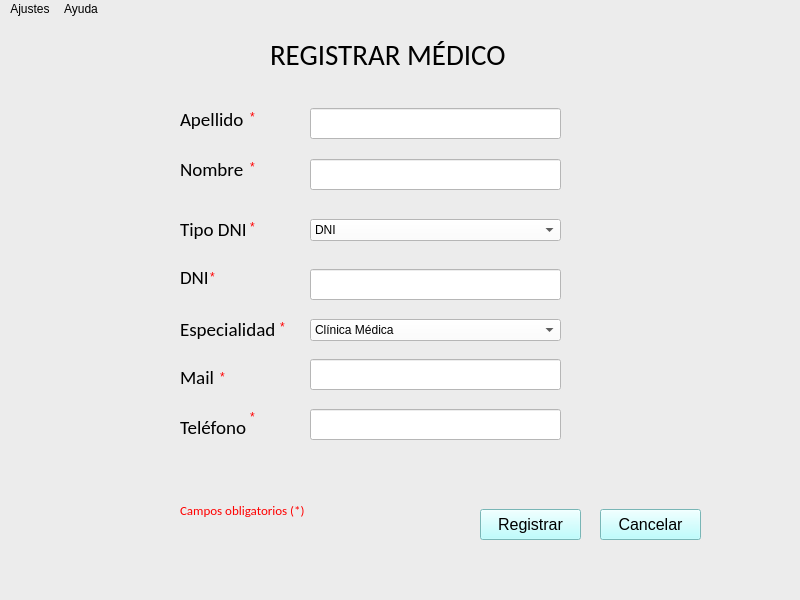
<?xml version="1.0" encoding="UTF-8"?>
<ui version="4.0">
 <class>MainWindow</class>
 <widget class="QMainWindow" name="MainWindow">
  <property name="geometry">
   <rect>
    <x>0</x>
    <y>0</y>
    <width>800</width>
    <height>600</height>
   </rect>
  </property>
  <property name="windowTitle">
   <string>MainWindow</string>
  </property>
  <property name="styleSheet">
   <string notr="true">background-color: rgb(236, 236, 236);</string>
  </property>
  <widget class="QWidget" name="centralwidget">
   <widget class="QLabel" name="label_2">
    <property name="geometry">
     <rect>
      <x>180</x>
      <y>140</y>
      <width>91</width>
      <height>20</height>
     </rect>
    </property>
    <property name="font">
     <font>
      <family>Calibri</family>
      <pointsize>14</pointsize>
     </font>
    </property>
    <property name="text">
     <string>Nombre</string>
    </property>
   </widget>
   <widget class="QLabel" name="label">
    <property name="geometry">
     <rect>
      <x>180</x>
      <y>90</y>
      <width>91</width>
      <height>21</height>
     </rect>
    </property>
    <property name="font">
     <font>
      <family>Calibri</family>
      <pointsize>14</pointsize>
     </font>
    </property>
    <property name="text">
     <string>Apellido</string>
    </property>
   </widget>
   <widget class="QLabel" name="label_3">
    <property name="geometry">
     <rect>
      <x>180</x>
      <y>250</y>
      <width>91</width>
      <height>16</height>
     </rect>
    </property>
    <property name="font">
     <font>
      <family>Calibri</family>
      <pointsize>14</pointsize>
     </font>
    </property>
    <property name="text">
     <string>DNI</string>
    </property>
   </widget>
   <widget class="QLabel" name="label_4">
    <property name="geometry">
     <rect>
      <x>180</x>
      <y>300</y>
      <width>121</width>
      <height>21</height>
     </rect>
    </property>
    <property name="font">
     <font>
      <family>Calibri</family>
      <pointsize>14</pointsize>
     </font>
    </property>
    <property name="text">
     <string>Especialidad</string>
    </property>
   </widget>
   <widget class="QLabel" name="label_5">
    <property name="geometry">
     <rect>
      <x>270</x>
      <y>20</y>
      <width>241</width>
      <height>31</height>
     </rect>
    </property>
    <property name="font">
     <font>
      <family>Calibri</family>
      <pointsize>22</pointsize>
      <underline>false</underline>
     </font>
    </property>
    <property name="text">
     <string>REGISTRAR MÉDICO</string>
    </property>
   </widget>
   <widget class="QLabel" name="label_6">
    <property name="geometry">
     <rect>
      <x>180</x>
      <y>200</y>
      <width>111</width>
      <height>21</height>
     </rect>
    </property>
    <property name="font">
     <font>
      <family>Calibri</family>
      <pointsize>14</pointsize>
     </font>
    </property>
    <property name="text">
     <string>Tipo DNI</string>
    </property>
   </widget>
   <widget class="QLabel" name="label_7">
    <property name="geometry">
     <rect>
      <x>180</x>
      <y>350</y>
      <width>121</width>
      <height>16</height>
     </rect>
    </property>
    <property name="font">
     <font>
      <family>Calibri</family>
      <pointsize>14</pointsize>
     </font>
    </property>
    <property name="text">
     <string>Mail</string>
    </property>
   </widget>
   <widget class="QPushButton" name="pushButton">
    <property name="geometry">
     <rect>
      <x>480</x>
      <y>490</y>
      <width>101</width>
      <height>31</height>
     </rect>
    </property>
    <property name="font">
     <font>
      <pointsize>12</pointsize>
     </font>
    </property>
    <property name="styleSheet">
     <string notr="true">background-color: rgb(170, 255, 255);</string>
    </property>
    <property name="text">
     <string>Registrar</string>
    </property>
   </widget>
   <widget class="QPushButton" name="pushButton_2">
    <property name="geometry">
     <rect>
      <x>600</x>
      <y>490</y>
      <width>101</width>
      <height>31</height>
     </rect>
    </property>
    <property name="font">
     <font>
      <pointsize>12</pointsize>
     </font>
    </property>
    <property name="styleSheet">
     <string notr="true">background-color: rgb(170, 255, 255);</string>
    </property>
    <property name="text">
     <string>Cancelar</string>
    </property>
   </widget>
   <widget class="QComboBox" name="comboBox">
    <property name="geometry">
     <rect>
      <x>310</x>
      <y>300</y>
      <width>251</width>
      <height>22</height>
     </rect>
    </property>
    <property name="styleSheet">
     <string notr="true">background-color: rgb(255, 255, 255);
font: 12pt &quot;Calibri&quot;;</string>
    </property>
    <item>
     <property name="text">
      <string>Clínica Médica</string>
     </property>
    </item>
    <item>
     <property name="text">
      <string>Traumatología</string>
     </property>
    </item>
    <item>
     <property name="text">
      <string>Dermatología</string>
     </property>
    </item>
    <item>
     <property name="text">
      <string>Pediatría General</string>
     </property>
    </item>
    <item>
     <property name="text">
      <string>Ginecología</string>
     </property>
    </item>
   </widget>
   <widget class="QComboBox" name="comboBox_2">
    <property name="geometry">
     <rect>
      <x>310</x>
      <y>200</y>
      <width>251</width>
      <height>22</height>
     </rect>
    </property>
    <property name="styleSheet">
     <string notr="true">background-color: rgb(255, 255, 255);
font: 12pt &quot;Calibri&quot;;</string>
    </property>
    <item>
     <property name="text">
      <string>DNI</string>
     </property>
    </item>
    <item>
     <property name="text">
      <string>Cédula Identidad</string>
     </property>
    </item>
    <item>
     <property name="text">
      <string>Pasaporte</string>
     </property>
    </item>
   </widget>
   <widget class="QLineEdit" name="lineEdit">
    <property name="geometry">
     <rect>
      <x>310</x>
      <y>89</y>
      <width>251</width>
      <height>31</height>
     </rect>
    </property>
    <property name="styleSheet">
     <string notr="true">background-color: rgb(255, 255, 255);
font: 12pt &quot;Calibri&quot;;</string>
    </property>
   </widget>
   <widget class="QLineEdit" name="lineEdit_2">
    <property name="geometry">
     <rect>
      <x>310</x>
      <y>140</y>
      <width>251</width>
      <height>31</height>
     </rect>
    </property>
    <property name="styleSheet">
     <string notr="true">background-color: rgb(255, 255, 255);
font: 12pt &quot;Calibri&quot;;</string>
    </property>
   </widget>
   <widget class="QLineEdit" name="lineEdit_3">
    <property name="geometry">
     <rect>
      <x>310</x>
      <y>250</y>
      <width>251</width>
      <height>31</height>
     </rect>
    </property>
    <property name="styleSheet">
     <string notr="true">background-color: rgb(255, 255, 255);
font: 12pt &quot;Calibri&quot;;</string>
    </property>
   </widget>
   <widget class="QLineEdit" name="lineEdit_4">
    <property name="geometry">
     <rect>
      <x>310</x>
      <y>340</y>
      <width>251</width>
      <height>31</height>
     </rect>
    </property>
    <property name="styleSheet">
     <string notr="true">background-color: rgb(255, 255, 255);
font: 12pt &quot;Calibri&quot;;</string>
    </property>
   </widget>
   <widget class="QLabel" name="label_8">
    <property name="geometry">
     <rect>
      <x>180</x>
      <y>400</y>
      <width>121</width>
      <height>16</height>
     </rect>
    </property>
    <property name="font">
     <font>
      <family>Calibri</family>
      <pointsize>14</pointsize>
     </font>
    </property>
    <property name="text">
     <string>Teléfono</string>
    </property>
   </widget>
   <widget class="QLineEdit" name="lineEdit_5">
    <property name="geometry">
     <rect>
      <x>310</x>
      <y>390</y>
      <width>251</width>
      <height>31</height>
     </rect>
    </property>
    <property name="styleSheet">
     <string notr="true">background-color: rgb(255, 255, 255);
font: 12pt &quot;Calibri&quot;;</string>
    </property>
   </widget>
   <widget class="QLabel" name="label_19">
    <property name="geometry">
     <rect>
      <x>180</x>
      <y>480</y>
      <width>191</width>
      <height>23</height>
     </rect>
    </property>
    <property name="font">
     <font>
      <family>Calibri</family>
      <pointsize>10</pointsize>
      <weight>50</weight>
      <italic>false</italic>
      <bold>false</bold>
     </font>
    </property>
    <property name="styleSheet">
     <string notr="true">font: 10pt &quot;Calibri&quot;;color: red;</string>
    </property>
    <property name="text">
     <string>Campos obligatorios (*)</string>
    </property>
   </widget>
   <widget class="QLabel" name="label_9">
    <property name="geometry">
     <rect>
      <x>250</x>
      <y>90</y>
      <width>21</width>
      <height>16</height>
     </rect>
    </property>
    <property name="styleSheet">
     <string notr="true">font: 12pt &quot;Calibri&quot;;color: red;</string>
    </property>
    <property name="text">
     <string>*</string>
    </property>
   </widget>
   <widget class="QLabel" name="label_10">
    <property name="geometry">
     <rect>
      <x>250</x>
      <y>140</y>
      <width>21</width>
      <height>16</height>
     </rect>
    </property>
    <property name="styleSheet">
     <string notr="true">font: 12pt &quot;Calibri&quot;;color: red;</string>
    </property>
    <property name="text">
     <string>*</string>
    </property>
   </widget>
   <widget class="QLabel" name="label_11">
    <property name="geometry">
     <rect>
      <x>250</x>
      <y>200</y>
      <width>21</width>
      <height>16</height>
     </rect>
    </property>
    <property name="styleSheet">
     <string notr="true">font: 12pt &quot;Calibri&quot;;color: red;</string>
    </property>
    <property name="text">
     <string>*</string>
    </property>
   </widget>
   <widget class="QLabel" name="label_12">
    <property name="geometry">
     <rect>
      <x>210</x>
      <y>250</y>
      <width>21</width>
      <height>16</height>
     </rect>
    </property>
    <property name="styleSheet">
     <string notr="true">font: 12pt &quot;Calibri&quot;;color: red;</string>
    </property>
    <property name="text">
     <string>*</string>
    </property>
   </widget>
   <widget class="QLabel" name="label_13">
    <property name="geometry">
     <rect>
      <x>280</x>
      <y>300</y>
      <width>21</width>
      <height>16</height>
     </rect>
    </property>
    <property name="styleSheet">
     <string notr="true">font: 12pt &quot;Calibri&quot;;color: red;</string>
    </property>
    <property name="text">
     <string>*</string>
    </property>
   </widget>
   <widget class="QLabel" name="label_14">
    <property name="geometry">
     <rect>
      <x>220</x>
      <y>350</y>
      <width>21</width>
      <height>16</height>
     </rect>
    </property>
    <property name="styleSheet">
     <string notr="true">font: 12pt &quot;Calibri&quot;;color: red;</string>
    </property>
    <property name="text">
     <string>*</string>
    </property>
   </widget>
   <widget class="QLabel" name="label_15">
    <property name="geometry">
     <rect>
      <x>250</x>
      <y>390</y>
      <width>21</width>
      <height>16</height>
     </rect>
    </property>
    <property name="styleSheet">
     <string notr="true">font: 12pt &quot;Calibri&quot;;color: red;</string>
    </property>
    <property name="text">
     <string>*</string>
    </property>
   </widget>
  </widget>
  <widget class="QMenuBar" name="menubar">
   <property name="geometry">
    <rect>
     <x>0</x>
     <y>0</y>
     <width>800</width>
     <height>21</height>
    </rect>
   </property>
   <widget class="QMenu" name="menuAjustes">
    <property name="title">
     <string>Ajustes</string>
    </property>
    <addaction name="actionActualizar_informaci_n"/>
   </widget>
   <widget class="QMenu" name="menuAyuda">
    <property name="title">
     <string>Ayuda</string>
    </property>
    <addaction name="actionAcerca_de"/>
   </widget>
   <addaction name="menuAjustes"/>
   <addaction name="menuAyuda"/>
  </widget>
  <widget class="QStatusBar" name="statusbar"/>
  <action name="actionActualizar_informaci_n">
   <property name="text">
    <string>Actualizar información</string>
   </property>
  </action>
  <action name="actionAcerca_de">
   <property name="text">
    <string>Acerca de...</string>
   </property>
  </action>
 </widget>
 <resources/>
 <connections/>
</ui>
